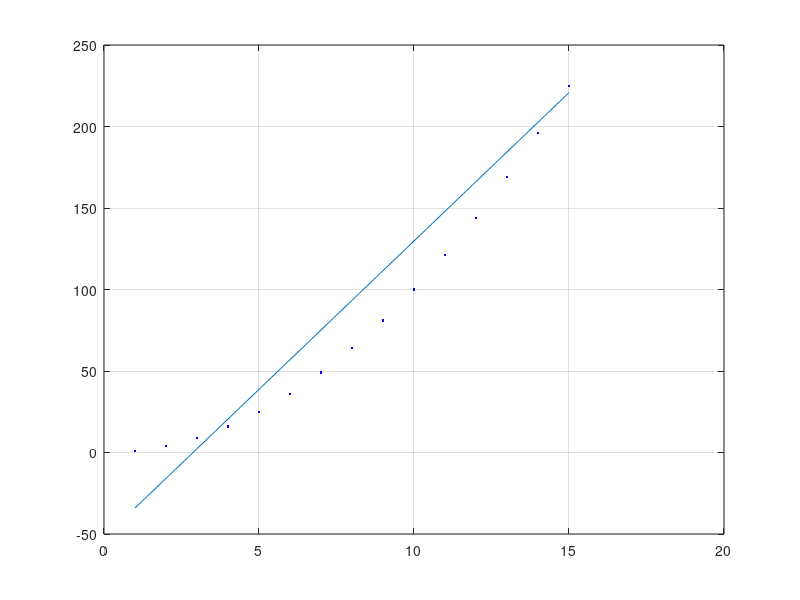

This chart was generated by the following MATLAB code:
clc;
close all;
clear all;

x = [1;2;3;4;5;6;7;8;9;10;11;12;13;14;15];
y = [1;4;9;16;25;36;49;64;81;100;121;144;169;196;225];
% y = 6*y;
N= length(x);

n=[0 0];

alpha = 0.05;

plot(x,y,'.b');
hold on;    


for i=1:500
    for j = 1:N
        temp0 = n(1) - (alpha/N)*(n(1) + n(2)*x(j) - y(j));
        temp1 = n(2) - (alpha/N)*(n(1) + n(2)*x(j) - y(j))*(x(j));
        n(1) = temp0;
        n(2) = temp1;
    end
end

p = 1:0.1:15;
h = n(1) + n(2)*p;
plot(p,h);
grid on;